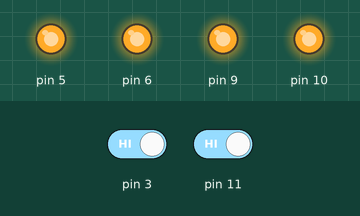
Simulated run of this sketch. Board: Arduino Uno, built with avr-gcc and run on an emulated ATmega328P. Shown: output pins drawn as LEDs (lit = HIGH). The test bench sets the inputs (shaded band); at power-on: pin 3 HIGH, pin 11 HIGH.

Above: at 1.2 s.
1.3 s: pin 3 driven LOW
At 2.2 s:
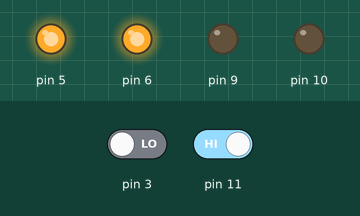
2.8 s: pin 11 driven LOW
At 3.3 s:
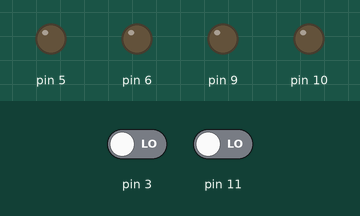
4.3 s: pin 3 driven HIGH
At 5.5 s:
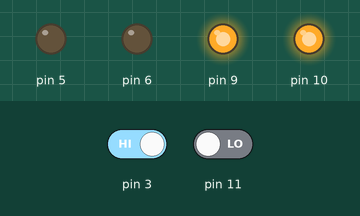
5.8 s: pin 11 driven HIGH
At 6.8 s:
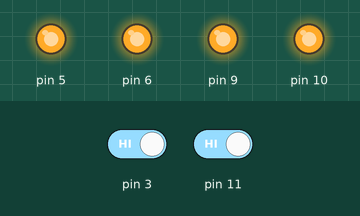
Timing chart, 0 to 8.3 s (numbered marks = the images above; inputs shaded):
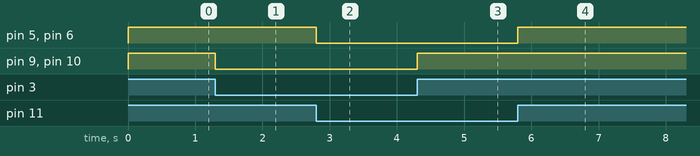

The sketch:

RObo.ino
```cpp
void setup() {
  // put your setup code here, to run once:
  pinMode(5,OUTPUT);
  pinMode(6,OUTPUT);
  pinMode(9,OUTPUT);
  pinMode(10,OUTPUT);
  pinMode(3,INPUT);
  pinMode(11,INPUT);
}

void loop() {
  // put your main code here, to run repeatedly:
  if(digitalRead(3)==LOW && digitalRead(11)==LOW)
  {
    digitalWrite(5,LOW);
    digitalWrite(6,LOW);
    digitalWrite(9,LOW);
    digitalWrite(10,LOW);
  }
  if(digitalRead(3)==LOW && digitalRead(11)==HIGH)
  {
    digitalWrite(5,HIGH);
    digitalWrite(6,HIGH);
    digitalWrite(9,LOW);
    digitalWrite(10,LOW);
  }
  if(digitalRead(3)==HIGH && digitalRead(11)==LOW)
  {
    digitalWrite(5,LOW);
    digitalWrite(6,LOW);
    digitalWrite(9,HIGH);
    digitalWrite(10,HIGH);
  }
  if(digitalRead(3)==HIGH && digitalRead(11)==HIGH)
  {
    digitalWrite(5,HIGH);
    digitalWrite(6,HIGH);
    digitalWrite(9,HIGH);
    digitalWrite(10,HIGH);
  }
}
```

Measured:
- after the input at 1.3 s, pin 9, pin 10: HIGH → LOW at once
- after the input at 2.8 s, pin 5, pin 6: HIGH → LOW at once
- after the input at 4.3 s, pin 9, pin 10: LOW → HIGH at once
- after the input at 5.8 s, pin 5, pin 6: LOW → HIGH at once
